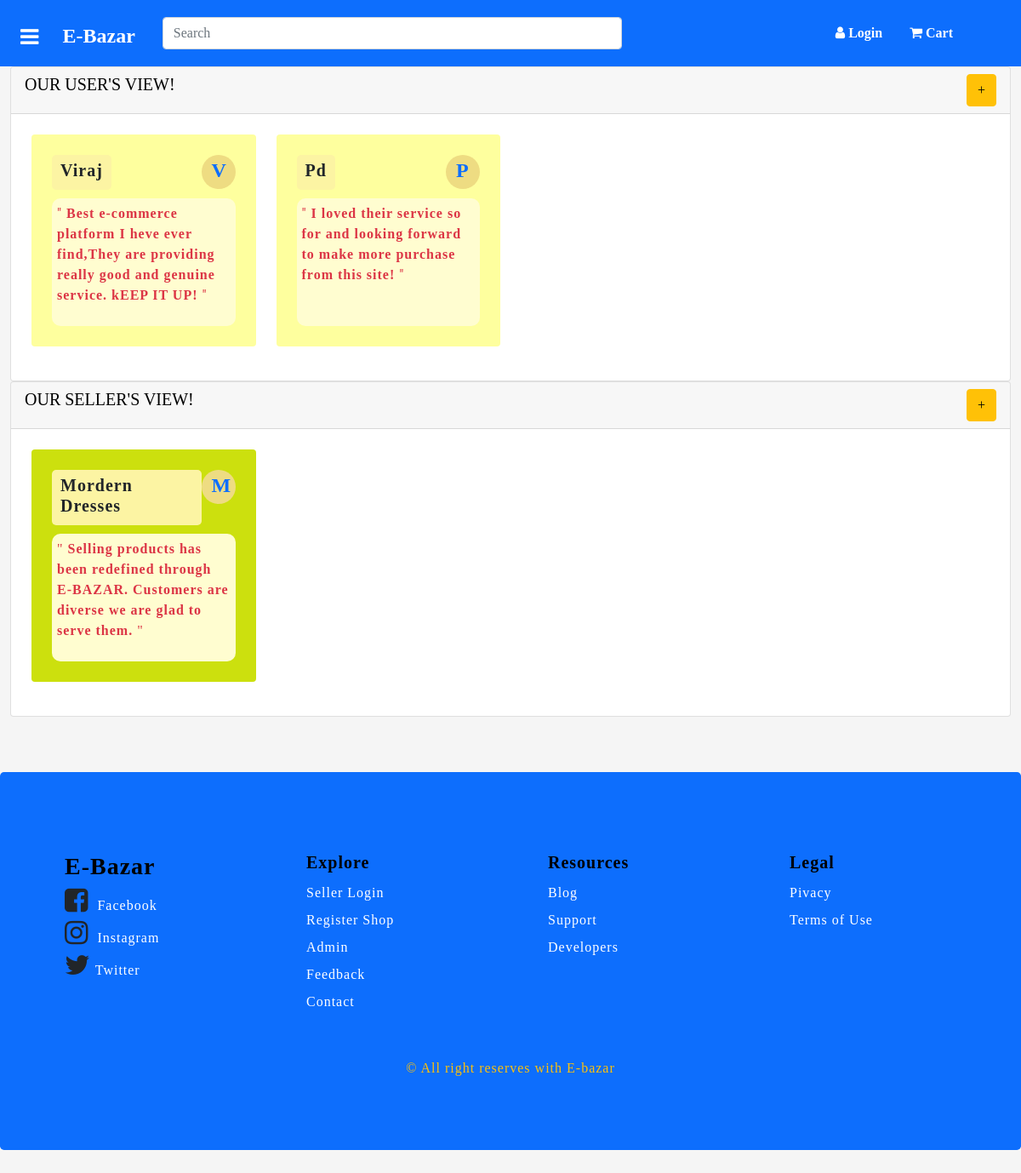
Screenshot of /templates/views/feedback.php with the database file from the repository.
### tables this page shows
CREATE TABLE `customer_feedbacks` (
  `feedback_id` int(11) NOT NULL,
  `user_id` int(11) NOT NULL,
  `feedback` longtext NOT NULL
);

CREATE TABLE `users` (
  `user_id` int(11) NOT NULL,
  `user_name` varchar(50) NOT NULL,
  `user_phone` varchar(50) NOT NULL,
  `user_email` varchar(50) NOT NULL,
  `user_pass` varchar(50) NOT NULL,
  `active_status` int(11) NOT NULL
);

CREATE TABLE `seller_feedbacks` (
  `feedback_id` int(11) NOT NULL,
  `seller_id` int(11) NOT NULL,
  `feedback` longtext NOT NULL
);

CREATE TABLE `sellers` (
  `seller_id` int(11) NOT NULL,
  `shop_name` varchar(255) NOT NULL,
  `owner` varchar(255) NOT NULL,
  `seller_email` varchar(255) NOT NULL,
  `seller_phone` varchar(255) NOT NULL,
  `seller_password` varchar(255) NOT NULL,
  `seller_address` varchar(255) NOT NULL,
  `seller_city` varchar(255) NOT NULL,
  `seller_state` varchar(255) NOT NULL,
  `seller_pincode` varchar(255) NOT NULL
);

### templates/views/feedback.php (the view, shortened to what this page needs)
<?php
$con= mysqli_connect("localhost", "id16099468_capstone", "Pd@123456789", "id16099468_ebazar")or die($mysqli_error($con));
?>
<?php include "../includes/header.php" ?>
<?php $index="../../index.php"; $path="../../"; include "../includes/navbar.php" ?>
 <div class="container-fluid product_page">
    <div class="row">
                    <div class="col-12 col-lg-12 product_sec">
                     <div class="card">
             <div class="card-header" style="display: flex; justify-content:space-between;">
                 <div><h5>OUR USER'S VIEW!</h5></div>
                 <div><button class="btn btn-warning btn-md text-bold"> + </button></div>
            </div>
           <div class="card-body p-4">
           <div class="row">
                       <?php
              $query="SELECT substr(users.user_name,1,1) as sub,users.user_name, customer_feedbacks.feedback FROM customer_feedbacks inner join users on customer_feedbacks.user_id=users.user_id";
              $result = mysqli_query($con, $query)or die($mysqli_error($con));
               while($row=mysqli_fetch_array($result))
                {
              ?>
             <div class="col-sm-12 col-md-6 col-lg-3 mb-3">
                  <div class="card p-4" style="background-color:#feff9e" >
                      <div style="display:flex; justify-content:space-between; margin-bottom:10px;">
                          <div style="background-color:#FCF4A3; border-radius:5px; padding:6px 10px 3px 10px; letter-spacing:1px;">
                              <h5 class="text-dark"><strong> <?php echo $row['user_name']; ?></strong></h5>
                          </div>
                          <div style="background-color:#EEDC82; border-radius:50%;width:40px; height:40px;padding:4px 12px;">
                             <h4><span class="text-primary"><strong><?php echo $row['sub'];?></strong></span></h4>
                          </div>
                      </div>
                      <div style="background-color:#fffdd0; padding:6px;border-radius:10px; letter-spacing:1px;height:150px;">
                      <p class="text-danger" style="font-family: 'Pattaya', sans-serif;">" <strong><?php echo $row['feedback'];?></strong> "</p>
                      </div>
                  </div>
               </div>
               <?php
                }
                   ?>
               </div>
         </div>
       </div>
    </div>
 </div>
  <div class="row">
             <div class="col-12 col-lg-12 product_sec">
         <div class="card">
             <div class="card-header" style="display: flex; justify-content:space-between;">
                 <div><h5>OUR SELLER'S VIEW!</h5></div>
                 <div><button class="btn btn-warning btn-md"> + </button></div>
                 </div>
                            <div class="card-body p-4">
           <div class="row">
                       <?php
              $query="SELECT substr(sellers.shop_name,1,1) as subb,sellers.shop_name, seller_feedbacks.feedback FROM seller_feedbacks inner join sellers on seller_feedbacks.seller_id=sellers.seller_id";
              $result = mysqli_query($con, $query)or die($mysqli_error($con));
               while($row=mysqli_fetch_array($result))
                {
              ?>
             <div class="col-sm-12 col-md-6 col-lg-3 mb-3">
                  <div class="card p-4" style="background-color:#cce00e">
                      <div style="display:flex; justify-content:space-between; margin-bottom:10px;">
                          <div style="background-color:#FCF4A3; border-radius:5px; padding:6px 10px 3px 10px; letter-spacing:1px;">
                              <h5 class="text-dark"><strong> <?php echo $row['shop_name']; ?></strong></h5>
                          </div>
                          <div style="background-color:#EEDC82; border-radius:50%;width:40px; height:40px;padding:4px 12px;">
                             <h4><span class="text-primary"><strong><?php echo $row['subb'];?></strong></span></h4>
                          </div>
                      </div>
                      <div style="background-color:#fffdd0; padding:6px;border-radius:10px; letter-spacing:1px; height:150px;">
                      <p class="text-danger">" <strong><?php echo $row['feedback'];?></strong> "</p>
                      </div>
                  </div>
               </div>
               <?php
                }
                   ?>
               </div>
         </div>
       </div>
    </div>
 </div>
 </div>
<?php include "../includes/footer.php" ?>

### public/sass/style.css (style rules this page uses)
* { margin: 0; padding: 0; font-family: "Times New Roman", Times, serif; }
body { background: whitesmoke; }
.card-header { color: #4b2a2a; font-weight: bold; font-size: 1rem; font-family: "Times New Roman", Times, serif; }
.product_page .product_sec .card-header { font-size: 1rem; font-weight: bold; color: #000000; }
.product_page .product_sec .card-body .card { border: none; }
#foot .row ul li h3, h5 { color: #000; }

### rows the page displays
customer_feedbacks: user.user_name "Viraj", sub "V", feedback "Best e-commerce platform I heve ever find,They are providing really good and genuine service. kEEP IT UP!"
customer_feedbacks: user.user_name "Pd", sub "P", feedback "I loved their service so for and looking forward to make more purchase from this site!"
seller_feedbacks: seller.shop_name "Mordern Dresses", subb "M", feedback "Selling products has been redefined through E-BAZAR. Customers are diverse we are glad to serve them."
